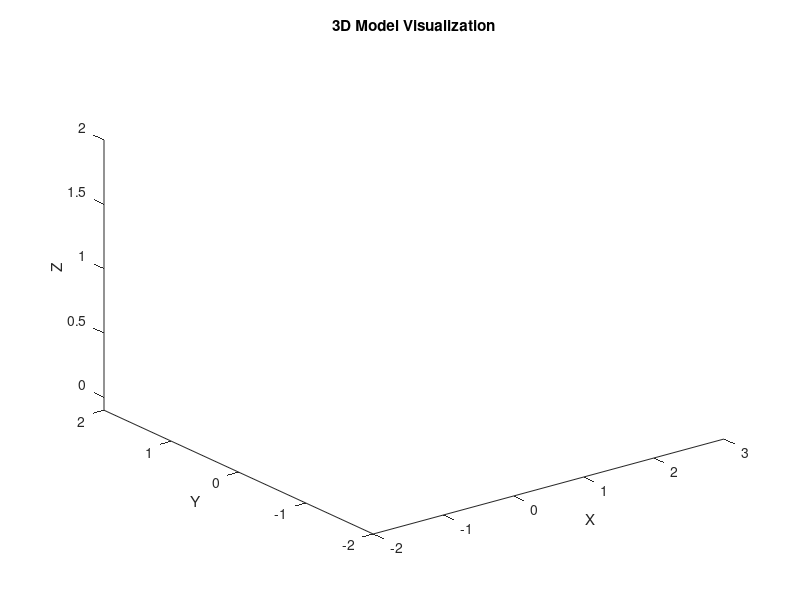

Write the MATLAB code that produced this figure. (Note: this script raises an error after producing the figure.)
function visualize_and_analyze_robot_test()
    close all;
    clc;

     % Create a figure for visualization
    figure;
    hold on;
    title('3D Model Visualization');
    xlabel('X');
    ylabel('Y');
    zlabel('Z');
    view(3);
    axis([-2, 3, -2, 2, -0.1, 2]); % Set axis limits to match your robot's workspace

    %% emergency stop button
    % Load the desk model data
    [f, v, data] = plyread('emergencyStopWallMounted.ply', 'tri');

    % Scale the colors to be 0-to-1 (they are originally 0-to-255)
    vertexColours = [data.vertex.red, data.vertex.green, data.vertex.blue] / 255;

    % Define your transformation matrix for the desk
    transformationMatrix = transl([2, 2, 1]) * trotx(0) * troty(0) * trotz(pi);

    % Apply the transformation to the vertex coordinates
    v_transformed = (transformationMatrix(1:3, 1:3) * v' + transformationMatrix(1:3, 4))';

    % Then plot the trisurf with the transformed vertices for the desk
    trisurf(f, v_transformed(:, 1), v_transformed(:, 2), v_transformed(:, 3), ...
        'FaceVertexCData', vertexColours, 'EdgeColor', 'interp', 'EdgeLighting', 'flat');

    %% table
    % Load the desk model data
    [f, v, data] = plyread('tableBrown2.1x1.4x0.5m.ply', 'tri');

    % Scale the colors to be 0-to-1 (they are originally 0-to-255)
    vertexColours = [data.vertex.red, data.vertex.green, data.vertex.blue] / 255;

    % Define your transformation matrix for the desk
    transformationMatrix = transl([0, 0, 0]) * trotx(0) * troty(0) * trotz(0);

    % Apply the transformation to the vertex coordinates
    v_transformed = (transformationMatrix(1:3, 1:3) * v' + transformationMatrix(1:3, 4))';

    % Then plot the trisurf with the transformed vertices for the desk
    trisurf(f, v_transformed(:, 1), v_transformed(:, 2), v_transformed(:, 3), ...
        'FaceVertexCData', vertexColours, 'EdgeColor', 'interp', 'EdgeLighting', 'flat');


    %% fire extinguisher
    % Load the desk model data
    [f, v, data] = plyread('fireExtinguisher.ply', 'tri');

    % Scale the colors to be 0-to-1 (they are originally 0-to-255)
    vertexColours = [data.vertex.red, data.vertex.green, data.vertex.blue] / 255;

    % Define your transformation matrix for the desk
    transformationMatrix = transl([2.5, 1.9, 0.5]) * trotx(0) * troty(0) * trotz(pi/2);

    % Apply the transformation to the vertex coordinates
    v_transformed = (transformationMatrix(1:3, 1:3) * v' + transformationMatrix(1:3, 4))';

    % Then plot the trisurf with the transformed vertices for the desk
    trisurf(f, v_transformed(:, 1), v_transformed(:, 2), v_transformed(:, 3), ...
        'FaceVertexCData', vertexColours, 'EdgeColor', 'interp', 'EdgeLighting', 'flat');


    %% Person
    % Load the desk model data
    [f, v, data] = plyread('labsupervisor.ply', 'tri');

    % Scale the colors to be 0-to-1 (they are originally 0-to-255)
    vertexColours = [data.vertex.red, data.vertex.green, data.vertex.blue] / 255;

    % Define your transformation matrix for the desk
    transformationMatrix = transl([2.5, 0, 0]) * trotx(0) * troty(0) * trotz(pi);

    % Apply the transformation to the vertex coordinates
    v_transformed = (transformationMatrix(1:3, 1:3) * v' + transformationMatrix(1:3, 4))';

    % Then plot the trisurf with the transformed vertices for the desk
    trisurf(f, v_transformed(:, 1), v_transformed(:, 2), v_transformed(:, 3), ...
        'FaceVertexCData', vertexColours, 'EdgeColor', 'interp', 'EdgeLighting', 'flat');

    %% barrier
    % Load the desk model data
    [f, v, data] = plyread('barrier.ply', 'tri');

    % Scale the colors to be 0-to-1 (they are originally 0-to-255)
    vertexColours = [data.vertex.red, data.vertex.green, data.vertex.blue] / 255;

    % Define your transformation matrix for the desk
    transformationMatrix = transl([1.5, 0, 0]) * trotx(0) * troty(0) * trotz(0);

    % Apply the transformation to the vertex coordinates
    v_transformed = (transformationMatrix(1:3, 1:3) * v' + transformationMatrix(1:3, 4))';

    % Then plot the trisurf with the transformed vertices for the desk
    trisurf(f, v_transformed(:, 1), v_transformed(:, 2), v_transformed(:, 3), ...
        'FaceVertexCData', vertexColours, 'EdgeColor', 'interp', 'EdgeLighting', 'flat');


    %% long barrier
    % Load the desk model data
    [f, v, data] = plyread('longbarrier.ply', 'tri');

    % Scale the colors to be 0-to-1 (they are originally 0-to-255)
    vertexColours = [data.vertex.red, data.vertex.green, data.vertex.blue] / 255;

    % Define your transformation matrix for the desk
    transformationMatrix = transl([-0.3, -1, 0]) * trotx(0) * troty(0) * trotz(-pi/2);

    % Apply the transformation to the vertex coordinates
    v_transformed = (transformationMatrix(1:3, 1:3) * v' + transformationMatrix(1:3, 4))';

    % Then plot the trisurf with the transformed vertices for the desk
    trisurf(f, v_transformed(:, 1), v_transformed(:, 2), v_transformed(:, 3), ...
        'FaceVertexCData', vertexColours, 'EdgeColor', 'interp', 'EdgeLighting', 'flat');


    %% bookcase
    % Load the desk model data
    [f, v, data] = plyread('bookcaseTwoShelves0.5x0.2x0.5m.ply', 'tri');

    % Scale the colors to be 0-to-1 (they are originally 0-to-255)
    vertexColours = [data.vertex.red, data.vertex.green, data.vertex.blue] / 255;

    % Define your transformation matrix for the desk
    transformationMatrix = transl([-0.3, 1.65, 0]) * trotx(0) * troty(0) * trotz(0);

    % Apply the transformation to the vertex coordinates
    v_transformed = (transformationMatrix(1:3, 1:3) * v' + transformationMatrix(1:3, 4))';

    % Then plot the trisurf with the transformed vertices for the desk
    trisurf(f, v_transformed(:, 1), v_transformed(:, 2), v_transformed(:, 3), ...
        'FaceVertexCData', vertexColours, 'EdgeColor', 'interp', 'EdgeLighting', 'flat');

    %% chair
    % Load the desk model data
    [f, v, data] = plyread('chair.ply', 'tri');

    % Scale the colors to be 0-to-1 (they are originally 0-to-255)
    vertexColours = [data.vertex.red, data.vertex.green, data.vertex.blue] / 255;

    % Define your transformation matrix for the desk
    transformationMatrix = transl([2.5, -1.5, 0]) * trotx(pi/2) * troty(-pi/2) * trotz(0);

    % Apply the transformation to the vertex coordinates
    v_transformed = (transformationMatrix(1:3, 1:3) * v' + transformationMatrix(1:3, 4))';

    % Then plot the trisurf with the transformed vertices for the desk
    trisurf(f, v_transformed(:, 1), v_transformed(:, 2), v_transformed(:, 3), ...
        'FaceVertexCData', vertexColours, 'EdgeColor', 'interp', 'EdgeLighting', 'flat');

    %% Person
    % Load the desk model data
    [f, v, data] = plyread('personMaleCasual.ply', 'tri');

    % Scale the colors to be 0-to-1 (they are originally 0-to-255)
    vertexColours = [data.vertex.red, data.vertex.green, data.vertex.blue] / 255;

    % Define your transformation matrix for the desk
    transformationMatrix = transl([1, -1.7, 0]) * trotx(0) * troty(0) * trotz((3*pi)/4);

    % Apply the transformation to the vertex coordinates
    v_transformed = (transformationMatrix(1:3, 1:3) * v' + transformationMatrix(1:3, 4))';

    % Then plot the trisurf with the transformed vertices for the desk
    trisurf(f, v_transformed(:, 1), v_transformed(:, 2), v_transformed(:, 3), ...
        'FaceVertexCData', vertexColours, 'EdgeColor', 'interp', 'EdgeLighting', 'flat');

    %% Camera
    % Load the desk model data
    [f, v, data] = plyread('Camera.ply', 'tri');

    % Scale the colors to be 0-to-1 (they are originally 0-to-255)
    vertexColours = [data.vertex.red, data.vertex.green, data.vertex.blue] / 255;

    % Define your transformation matrix for the desk
    transformationMatrix = transl([-1.8, 1.8, 2]) * trotx(pi) * troty(0) * trotz(0);

    % Apply the transformation to the vertex coordinates
    v_transformed = (transformationMatrix(1:3, 1:3) * v' + transformationMatrix(1:3, 4))';

    % Then plot the trisurf with the transformed vertices for the desk
    trisurf(f, v_transformed(:, 1), v_transformed(:, 2), v_transformed(:, 3), ...
        'FaceVertexCData', vertexColours, 'EdgeColor', 'interp', 'EdgeLighting', 'flat');
    

    %% RMK3 robot
    % Load the desk model data
    [f, v, data] = plyread('RMK3.ply', 'tri');

    % Scale the colors to be 0-to-1 (they are originally 0-to-255)
    vertexColours = [data.vertex.red, data.vertex.green, data.vertex.blue] / 255;

    % Define your transformation matrix for the desk
    transformationMatrix = transl([0, 1.8, 0.762]) * trotx(0) * troty(0) * trotz(0);

    % Apply the transformation to the vertex coordinates
    v_transformed = (transformationMatrix(1:3, 1:3) * v' + transformationMatrix(1:3, 4))';

    % Then plot the trisurf with the transformed vertices for the desk
    trisurf(f, v_transformed(:, 1), v_transformed(:, 2), v_transformed(:, 3), ...
        'FaceVertexCData', vertexColours, 'EdgeColor', 'interp', 'EdgeLighting', 'flat');

    %% Robot
    % Load the desk model data
    [f, v, data] = plyread('Robot.ply', 'tri');

    % Scale the colors to be 0-to-1 (they are originally 0-to-255)
    vertexColours = [data.vertex.red, data.vertex.green, data.vertex.blue] / 255;

    % Define your transformation matrix for the desk
    transformationMatrix = transl([-0.6, 1.8, 0.762]) * trotx(0) * troty(0) * trotz(-pi/4);

    % Apply the transformation to the vertex coordinates
    v_transformed = (transformationMatrix(1:3, 1:3) * v' + transformationMatrix(1:3, 4))';

    % Then plot the trisurf with the transformed vertices for the desk
    trisurf(f, v_transformed(:, 1), v_transformed(:, 2), v_transformed(:, 3), ...
        'FaceVertexCData', vertexColours, 'EdgeColor', 'interp', 'EdgeLighting', 'flat');

    %% Floor
    % Load the desk model data
    [f, v, data] = plyread('floor.ply', 'tri');

    % Scale the colors to be 0-to-1 (they are originally 0-to-255)
    vertexColours = [data.vertex.red, data.vertex.green, data.vertex.blue] / 255;

    % Define your transformation matrix for the desk
    transformationMatrix = transl([-2, 0, 0]) * trotx(0) * troty(pi/2) * trotz(0);

    % Apply the transformation to the vertex coordinates
    v_transformed = (transformationMatrix(1:3, 1:3) * v' + transformationMatrix(1:3, 4))';

    % Then plot the trisurf with the transformed vertices for the desk
    trisurf(f, v_transformed(:, 1), v_transformed(:, 2), v_transformed(:, 3), ...
        'FaceVertexCData', vertexColours, 'EdgeColor', 'interp', 'EdgeLighting', 'flat');

    %% Wall infront of chair
    % Load the desk model data
    [f, v, data] = plyread('floor.ply', 'tri');

    % Scale the colors to be 0-to-1 (they are originally 0-to-255)
    vertexColours = [data.vertex.red, data.vertex.green, data.vertex.blue] / 255;

    % Define your transformation matrix for the desk
    transformationMatrix = transl([2.9, 0, -0.1]) * trotx(0) * troty(0) * trotz(0);

    % Apply the transformation to the vertex coordinates
    v_transformed = (transformationMatrix(1:3, 1:3) * v' + transformationMatrix(1:3, 4))';

    % Then plot the trisurf with the transformed vertices for the desk
    trisurf(f, v_transformed(:, 1), v_transformed(:, 2), v_transformed(:, 3), ...
        'FaceVertexCData', vertexColours, 'EdgeColor', 'interp', 'EdgeLighting', 'flat');

    %% Wall in front of bookcase
    % Load the desk model data
    [f, v, data] = plyread('floor.ply', 'tri');

    % Scale the colors to be 0-to-1 (they are originally 0-to-255)
    vertexColours = [data.vertex.red, data.vertex.green, data.vertex.blue] / 255;

    % Define your transformation matrix for the desk
    transformationMatrix = transl([0.5, 1.9, -0.1]) * trotx(0) * troty(0) * trotz(pi/2);

    % Apply the transformation to the vertex coordinates
    v_transformed = (transformationMatrix(1:3, 1:3) * v' + transformationMatrix(1:3, 4))';

    % Then plot the trisurf with the transformed vertices for the desk
    trisurf(f, v_transformed(:, 1), v_transformed(:, 2), v_transformed(:, 3), ...
        'FaceVertexCData', vertexColours, 'EdgeColor', 'interp', 'EdgeLighting', 'flat');

    %% red Container
    % Load the desk model data
    [f, v, data] = plyread('redContainer.ply', 'tri');

    % Scale the colors to be 0-to-1 (they are originally 0-to-255)
    vertexColours = [data.vertex.red, data.vertex.green, data.vertex.blue] / 255;

    % Define your transformation matrix for the desk
    transformationMatrix = transl([0.5, 0.2, 0.5]) * trotx(pi) * troty(pi) * trotz(-pi/2);

    % Apply the transformation to the vertex coordinates
    v_transformed = (transformationMatrix(1:3, 1:3) * v' + transformationMatrix(1:3, 4))';

    % Then plot the trisurf with the transformed vertices for the desk
    trisurf(f, v_transformed(:, 1), v_transformed(:, 2), v_transformed(:, 3), ...
        'FaceVertexCData', vertexColours, 'EdgeColor', 'interp', 'EdgeLighting', 'flat');

    %% blue Container
    % Load the desk model data
    [f, v, data] = plyread('blueContainer.ply', 'tri');

    % Scale the colors to be 0-to-1 (they are originally 0-to-255)
    vertexColours = [data.vertex.red, data.vertex.green, data.vertex.blue] / 255;

    % Define your transformation matrix for the desk
    transformationMatrix = transl([0.5, -0.2, 0.5]) * trotx(pi) * troty(pi) * trotz(-pi/2);

    % Apply the transformation to the vertex coordinates
    v_transformed = (transformationMatrix(1:3, 1:3) * v' + transformationMatrix(1:3, 4))';

    % Then plot the trisurf with the transformed vertices for the desk
    trisurf(f, v_transformed(:, 1), v_transformed(:, 2), v_transformed(:, 3), ...
        'FaceVertexCData', vertexColours, 'EdgeColor', 'interp', 'EdgeLighting', 'flat');
end





